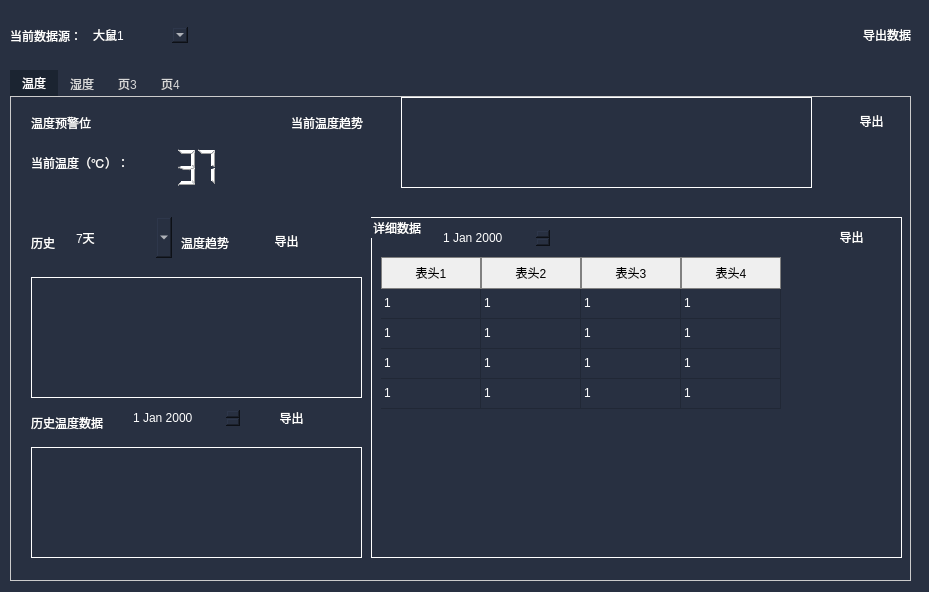
<?xml version="1.0" encoding="UTF-8"?>
<ui version="4.0">
 <class>tab2_frame</class>
 <widget class="QWidget" name="tab2_frame">
  <property name="geometry">
   <rect>
    <x>0</x>
    <y>0</y>
    <width>929</width>
    <height>592</height>
   </rect>
  </property>
  <property name="windowTitle">
   <string>Form</string>
  </property>
  <property name="styleSheet">
   <string notr="true">*{
border:none;
}
QWidget{

	background:rgb(40, 48,65);
color:white;
}
QGraphicsView{
border:1px solid white;
}</string>
  </property>
  <widget class="QWidget" name="tab2" native="true">
   <property name="geometry">
    <rect>
     <x>0</x>
     <y>0</y>
     <width>929</width>
     <height>592</height>
    </rect>
   </property>
   <widget class="QWidget" name="horizontalLayoutWidget">
    <property name="geometry">
     <rect>
      <x>10</x>
      <y>10</y>
      <width>901</width>
      <height>51</height>
     </rect>
    </property>
    <layout class="QHBoxLayout" name="top_layout">
     <item>
      <widget class="QLabel" name="label_3">
       <property name="text">
        <string>当前数据源：</string>
       </property>
      </widget>
     </item>
     <item>
      <widget class="QComboBox" name="comboBox">
       <property name="minimumSize">
        <size>
         <width>100</width>
         <height>0</height>
        </size>
       </property>
       <property name="sizeIncrement">
        <size>
         <width>0</width>
         <height>0</height>
        </size>
       </property>
       <property name="baseSize">
        <size>
         <width>0</width>
         <height>0</height>
        </size>
       </property>
       <item>
        <property name="text">
         <string>大鼠1</string>
        </property>
       </item>
      </widget>
     </item>
     <item>
      <spacer name="horizontalSpacer">
       <property name="orientation">
        <enum>Qt::Horizontal</enum>
       </property>
       <property name="sizeHint" stdset="0">
        <size>
         <width>40</width>
         <height>20</height>
        </size>
       </property>
      </spacer>
     </item>
     <item>
      <widget class="QPushButton" name="pushButton">
       <property name="text">
        <string>导出数据</string>
       </property>
       <property name="icon">
        <iconset resource="../resource/mainPage.qrc">
         <normaloff>:/icon/export_white.svg</normaloff>:/icon/export_white.svg</iconset>
       </property>
      </widget>
     </item>
    </layout>
   </widget>
   <widget class="QWidget" name="horizontalLayoutWidget_2">
    <property name="geometry">
     <rect>
      <x>10</x>
      <y>70</y>
      <width>901</width>
      <height>511</height>
     </rect>
    </property>
    <layout class="QHBoxLayout" name="content_layout">
     <property name="rightMargin">
      <number>0</number>
     </property>
     <item>
      <layout class="QVBoxLayout" name="content_layout_son">
       <item>
        <widget class="QTabWidget" name="tabWidget">
         <property name="styleSheet">
          <string notr="true">QTabWidget::pane{
border:1 solid #ccc;

}
   QTabBar::tab {

	background:rgb(40, 48,65);
       color: rgb(215,215,215);
    }
   
   QTabBar::tab:selected {
      background:rgb(27,36,49);
               color: white;
    }</string>
         </property>
         <property name="currentIndex">
          <number>0</number>
         </property>
         <widget class="QWidget" name="tab_1">
          <attribute name="title">
           <string>温度</string>
          </attribute>
          <widget class="QWidget" name="verticalLayoutWidget_4">
           <property name="geometry">
            <rect>
             <x>0</x>
             <y>0</y>
             <width>901</width>
             <height>611</height>
            </rect>
           </property>
           <layout class="QVBoxLayout" name="tab_1_layout">
            <item>
             <widget class="QScrollArea" name="tab_1_layout_scroll">
              <property name="widgetResizable">
               <bool>true</bool>
              </property>
              <widget class="QWidget" name="tab_1_layout_scroll_content">
               <property name="geometry">
                <rect>
                 <x>0</x>
                 <y>0</y>
                 <width>899</width>
                 <height>609</height>
                </rect>
               </property>
               <widget class="QLabel" name="nowdata_label">
                <property name="geometry">
                 <rect>
                  <x>20</x>
                  <y>50</y>
                  <width>121</width>
                  <height>31</height>
                 </rect>
                </property>
                <property name="text">
                 <string>当前温度（℃）：</string>
                </property>
               </widget>
               <widget class="QLCDNumber" name="nowdata_lcdnumber">
                <property name="geometry">
                 <rect>
                  <x>130</x>
                  <y>50</y>
                  <width>91</width>
                  <height>41</height>
                 </rect>
                </property>
                <property name="digitCount">
                 <number>3</number>
                </property>
                <property name="value" stdset="0">
                 <double>37.000000000000000</double>
                </property>
               </widget>
               <widget class="QLabel" name="nowdata_trend_label">
                <property name="geometry">
                 <rect>
                  <x>280</x>
                  <y>10</y>
                  <width>81</width>
                  <height>31</height>
                 </rect>
                </property>
                <property name="text">
                 <string>当前温度趋势</string>
                </property>
               </widget>
               <widget class="QGraphicsView" name="nowdata_trend_charts">
                <property name="geometry">
                 <rect>
                  <x>390</x>
                  <y>0</y>
                  <width>411</width>
                  <height>91</height>
                 </rect>
                </property>
                <property name="styleSheet">
                 <string notr="true">border-radius:0px;</string>
                </property>
               </widget>
               <widget class="QPushButton" name="alldata_export">
                <property name="geometry">
                 <rect>
                  <x>830</x>
                  <y>10</y>
                  <width>61</width>
                  <height>28</height>
                 </rect>
                </property>
                <property name="text">
                 <string>导出</string>
                </property>
                <property name="icon">
                 <iconset resource="../resource/mainPage.qrc">
                  <normaloff>:/icon/export_white.svg</normaloff>:/icon/export_white.svg</iconset>
                </property>
               </widget>
               <widget class="QLabel" name="history_label1">
                <property name="geometry">
                 <rect>
                  <x>20</x>
                  <y>130</y>
                  <width>31</width>
                  <height>31</height>
                 </rect>
                </property>
                <property name="text">
                 <string>历史</string>
                </property>
               </widget>
               <widget class="QLabel" name="history_label2">
                <property name="geometry">
                 <rect>
                  <x>170</x>
                  <y>130</y>
                  <width>51</width>
                  <height>31</height>
                 </rect>
                </property>
                <property name="text">
                 <string>温度趋势</string>
                </property>
               </widget>
               <widget class="QComboBox" name="history_combox">
                <property name="geometry">
                 <rect>
                  <x>60</x>
                  <y>120</y>
                  <width>101</width>
                  <height>41</height>
                 </rect>
                </property>
                <item>
                 <property name="text">
                  <string>7天</string>
                 </property>
                </item>
                <item>
                 <property name="text">
                  <string>3天</string>
                 </property>
                </item>
                <item>
                 <property name="text">
                  <string>1天</string>
                 </property>
                </item>
               </widget>
               <widget class="QPushButton" name="history_export">
                <property name="geometry">
                 <rect>
                  <x>230</x>
                  <y>130</y>
                  <width>91</width>
                  <height>28</height>
                 </rect>
                </property>
                <property name="text">
                 <string>导出</string>
                </property>
                <property name="icon">
                 <iconset resource="../resource/mainPage.qrc">
                  <normaloff>:/icon/export_white.svg</normaloff>:/icon/export_white.svg</iconset>
                </property>
               </widget>
               <widget class="QGraphicsView" name="history_charts">
                <property name="geometry">
                 <rect>
                  <x>20</x>
                  <y>180</y>
                  <width>331</width>
                  <height>121</height>
                 </rect>
                </property>
                <property name="styleSheet">
                 <string notr="true">border-radius:0px</string>
                </property>
               </widget>
               <widget class="QLabel" name="history_detail_label">
                <property name="geometry">
                 <rect>
                  <x>20</x>
                  <y>310</y>
                  <width>91</width>
                  <height>31</height>
                 </rect>
                </property>
                <property name="text">
                 <string>历史温度数据</string>
                </property>
               </widget>
               <widget class="QDateEdit" name="history_detail_dateedit">
                <property name="geometry">
                 <rect>
                  <x>120</x>
                  <y>310</y>
                  <width>110</width>
                  <height>22</height>
                 </rect>
                </property>
               </widget>
               <widget class="QPushButton" name="history_detail_export">
                <property name="geometry">
                 <rect>
                  <x>250</x>
                  <y>310</y>
                  <width>61</width>
                  <height>21</height>
                 </rect>
                </property>
                <property name="text">
                 <string>导出</string>
                </property>
                <property name="icon">
                 <iconset resource="../resource/mainPage.qrc">
                  <normaloff>:/icon/export_white.svg</normaloff>:/icon/export_white.svg</iconset>
                </property>
               </widget>
               <widget class="QGraphicsView" name="history_detail_charts">
                <property name="geometry">
                 <rect>
                  <x>20</x>
                  <y>350</y>
                  <width>331</width>
                  <height>111</height>
                 </rect>
                </property>
                <property name="styleSheet">
                 <string notr="true">border-radius:0px;</string>
                </property>
               </widget>
               <widget class="QLabel" name="data_alarm">
                <property name="geometry">
                 <rect>
                  <x>20</x>
                  <y>10</y>
                  <width>121</width>
                  <height>31</height>
                 </rect>
                </property>
                <property name="text">
                 <string>温度预警位</string>
                </property>
               </widget>
               <widget class="QGroupBox" name="detaildata_groupbox">
                <property name="geometry">
                 <rect>
                  <x>360</x>
                  <y>120</y>
                  <width>531</width>
                  <height>341</height>
                 </rect>
                </property>
                <property name="styleSheet">
                 <string notr="true">QGroupBox{
border:1px solid white
}
</string>
                </property>
                <property name="title">
                 <string>详细数据</string>
                </property>
                <property name="flat">
                 <bool>false</bool>
                </property>
                <widget class="QScrollArea" name="detaildata_scroll">
                 <property name="geometry">
                  <rect>
                   <x>10</x>
                   <y>30</y>
                   <width>511</width>
                   <height>301</height>
                  </rect>
                 </property>
                 <property name="widgetResizable">
                  <bool>true</bool>
                 </property>
                 <widget class="QWidget" name="detaildata_scroll_content">
                  <property name="geometry">
                   <rect>
                    <x>0</x>
                    <y>0</y>
                    <width>511</width>
                    <height>301</height>
                   </rect>
                  </property>
                  <widget class="QTableWidget" name="detaildata_table">
                   <property name="geometry">
                    <rect>
                     <x>0</x>
                     <y>10</y>
                     <width>511</width>
                     <height>301</height>
                    </rect>
                   </property>
                   <property name="styleSheet">
                    <string notr="true"> QHeaderView::section {
             
                color: black;                 /* 表头文字颜色 */
                padding: 4px;
                border: 1px solid gray;
  }
QTableView{
color:white;
}
</string>
                   </property>
                   <property name="selectionMode">
                    <enum>QAbstractItemView::MultiSelection</enum>
                   </property>
                   <property name="selectionBehavior">
                    <enum>QAbstractItemView::SelectRows</enum>
                   </property>
                   <property name="sortingEnabled">
                    <bool>true</bool>
                   </property>
                   <attribute name="horizontalHeaderVisible">
                    <bool>true</bool>
                   </attribute>
                   <attribute name="horizontalHeaderHighlightSections">
                    <bool>true</bool>
                   </attribute>
                   <attribute name="verticalHeaderVisible">
                    <bool>false</bool>
                   </attribute>
                   <row>
                    <property name="text">
                     <string/>
                    </property>
                   </row>
                   <row>
                    <property name="text">
                     <string/>
                    </property>
                   </row>
                   <row>
                    <property name="text">
                     <string/>
                    </property>
                   </row>
                   <row>
                    <property name="text">
                     <string/>
                    </property>
                   </row>
                   <column>
                    <property name="text">
                     <string>表头1</string>
                    </property>
                   </column>
                   <column>
                    <property name="text">
                     <string>表头2</string>
                    </property>
                   </column>
                   <column>
                    <property name="text">
                     <string>表头3</string>
                    </property>
                   </column>
                   <column>
                    <property name="text">
                     <string>表头4</string>
                    </property>
                   </column>
                   <item row="0" column="0">
                    <property name="text">
                     <string>1</string>
                    </property>
                   </item>
                   <item row="0" column="1">
                    <property name="text">
                     <string>1</string>
                    </property>
                   </item>
                   <item row="0" column="2">
                    <property name="text">
                     <string>1</string>
                    </property>
                   </item>
                   <item row="0" column="3">
                    <property name="text">
                     <string>1</string>
                    </property>
                   </item>
                   <item row="1" column="0">
                    <property name="text">
                     <string>1</string>
                    </property>
                   </item>
                   <item row="1" column="1">
                    <property name="text">
                     <string>1</string>
                    </property>
                   </item>
                   <item row="1" column="2">
                    <property name="text">
                     <string>1</string>
                    </property>
                   </item>
                   <item row="1" column="3">
                    <property name="text">
                     <string>1</string>
                    </property>
                   </item>
                   <item row="2" column="0">
                    <property name="text">
                     <string>1</string>
                    </property>
                   </item>
                   <item row="2" column="1">
                    <property name="text">
                     <string>1</string>
                    </property>
                   </item>
                   <item row="2" column="2">
                    <property name="text">
                     <string>1</string>
                    </property>
                   </item>
                   <item row="2" column="3">
                    <property name="text">
                     <string>1</string>
                    </property>
                   </item>
                   <item row="3" column="0">
                    <property name="text">
                     <string>1</string>
                    </property>
                   </item>
                   <item row="3" column="1">
                    <property name="text">
                     <string>1</string>
                    </property>
                   </item>
                   <item row="3" column="2">
                    <property name="text">
                     <string>1</string>
                    </property>
                   </item>
                   <item row="3" column="3">
                    <property name="text">
                     <string>1</string>
                    </property>
                   </item>
                  </widget>
                 </widget>
                </widget>
                <widget class="QDateEdit" name="detaildata_dateEdit">
                 <property name="geometry">
                  <rect>
                   <x>70</x>
                   <y>10</y>
                   <width>110</width>
                   <height>22</height>
                  </rect>
                 </property>
                </widget>
                <widget class="QPushButton" name="detaildata_export">
                 <property name="geometry">
                  <rect>
                   <x>450</x>
                   <y>10</y>
                   <width>61</width>
                   <height>20</height>
                  </rect>
                 </property>
                 <property name="text">
                  <string>导出</string>
                 </property>
                 <property name="icon">
                  <iconset resource="../resource/mainPage.qrc">
                   <normaloff>:/icon/export_white.svg</normaloff>:/icon/export_white.svg</iconset>
                 </property>
                </widget>
               </widget>
              </widget>
             </widget>
            </item>
           </layout>
          </widget>
         </widget>
         <widget class="QWidget" name="tab_2">
          <attribute name="title">
           <string>湿度</string>
          </attribute>
         </widget>
         <widget class="QWidget" name="tab_3">
          <attribute name="title">
           <string>页3</string>
          </attribute>
         </widget>
         <widget class="QWidget" name="tab_4">
          <attribute name="title">
           <string>页4</string>
          </attribute>
         </widget>
        </widget>
       </item>
      </layout>
     </item>
    </layout>
   </widget>
  </widget>
 </widget>
 <resources>
  <include location="../resource/mainPage.qrc"/>
 </resources>
 <connections/>
</ui>
